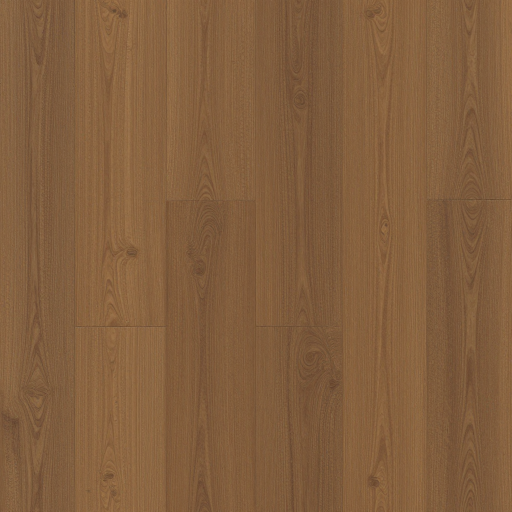
#> input picture docs/neighborhood-review/refs/v7/wood-planks.png, 1024 x 1024 px (shown at 1/2 size); the run also reads 1 picture not shown here
$ python squidward-v7-textures.py
#> lines starting #> are read from the running program, lines starting #| are printed output that depends on the picture
"""GPU 纹理的确定性裁边与颜色适配，保留原图及处理参数。"""
import hashlib,json,pathlib
from PIL import Image,ImageOps
root=pathlib.Path(__file__).resolve().parents[2]/'docs/neighborhood-review/refs/v7'
wood=Image.open(root/'wood-planks.png').convert('RGB')
#> wood is the input picture: PIL image 1024x1024 RGB; mean R, G, B 130.7, 94.7, 62
gray=ImageOps.grayscale(wood)
ImageOps.colorize(gray,(12,42,35),(76,115,86)).save(root/'green-painted-wood.png')
Image.open(root/'rug-green.png').crop((23,23,1000,1000)).save(root/'rug-surface.png')
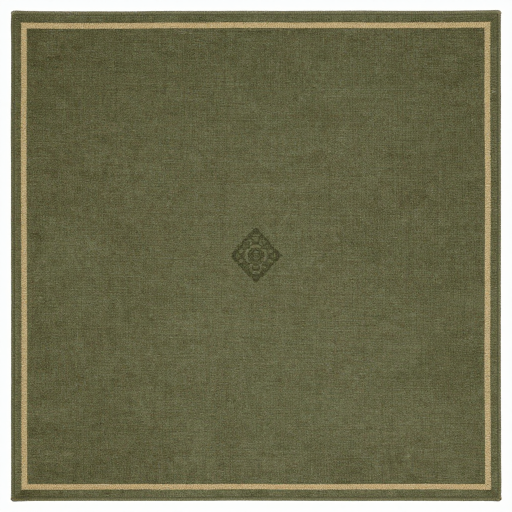
#> input picture docs/neighborhood-review/refs/v7/rug-green.png, 1024 x 1024 px (shown at 1/2 size)
tilegray=ImageOps.grayscale(Image.open(root/'tile-green.png'))
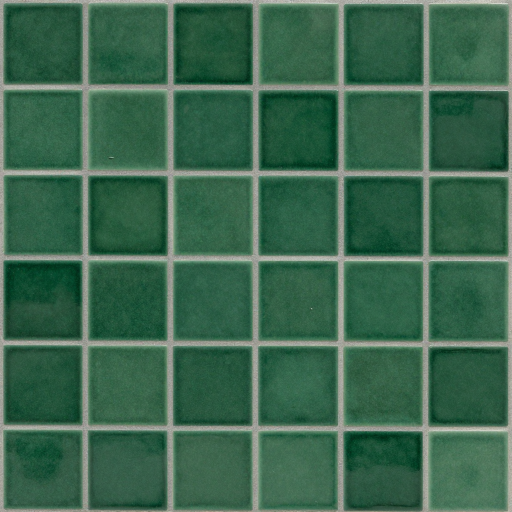
#> input picture docs/neighborhood-review/refs/v7/tile-green.png, 1024 x 1024 px (shown at 1/2 size)
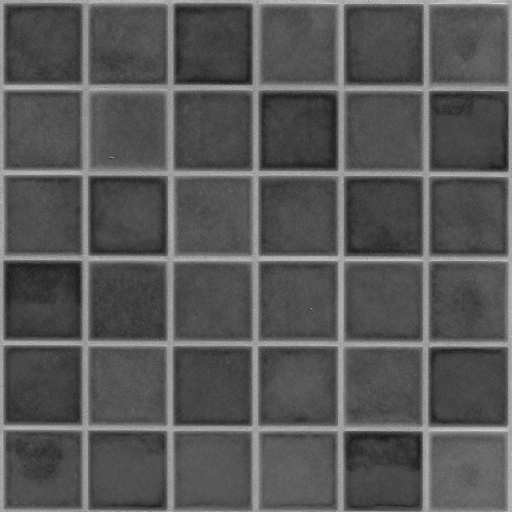
#> tilegray: PIL image 1024x1024 L (shown at 1/2 size); min 23, max 242, mean 87.2
ImageOps.colorize(tilegray,(45,63,59),(166,174,160)).save(root/'floor-tile.png')
fabricgray=ImageOps.grayscale(Image.open(root/'rug-surface.png'))
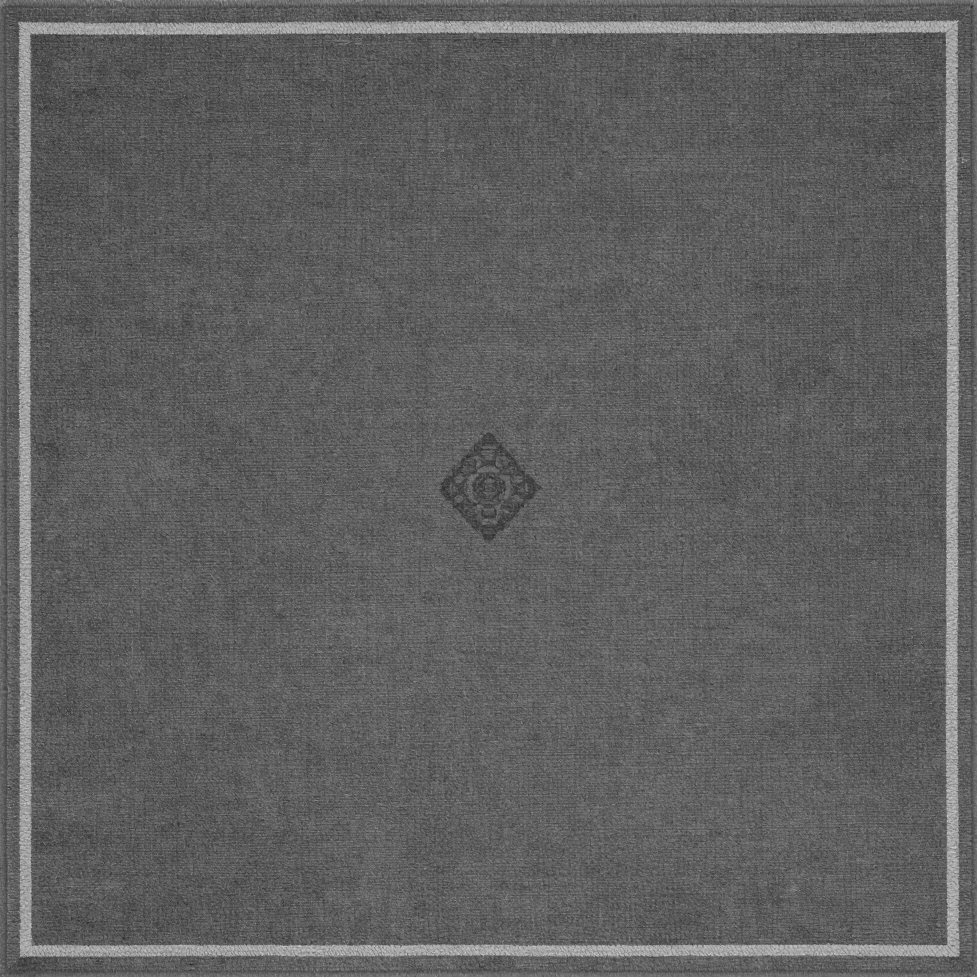
#> fabricgray: PIL image 977x977 L; min 38, max 211, mean 95.6
ImageOps.colorize(fabricgray,(20,40,65),(88,126,158)).save(root/'blue-fabric.png')
curtain=Image.open(root/'blue-fabric.png').convert('RGB')
for x in range(0,curtain.width,128):
 curtain.paste((204,213,208),(x,0,min(x+60,curtain.width),curtain.height))
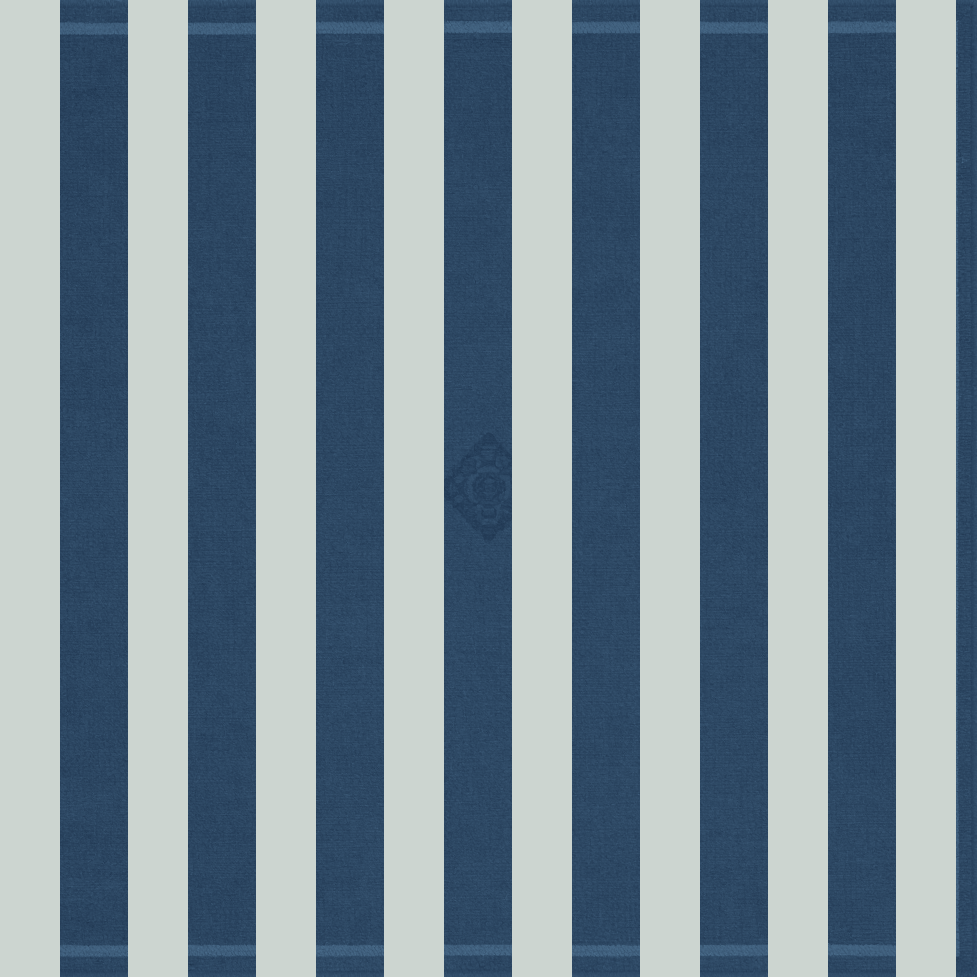
#> curtain: PIL image 977x977 RGB; mean R, G, B 123, 141, 152.5
curtain.save(root/'blue-striped-curtain.png')
stonegray=ImageOps.autocontrast(ImageOps.grayscale(Image.open(root/'stone-blue.png')),cutoff=2)
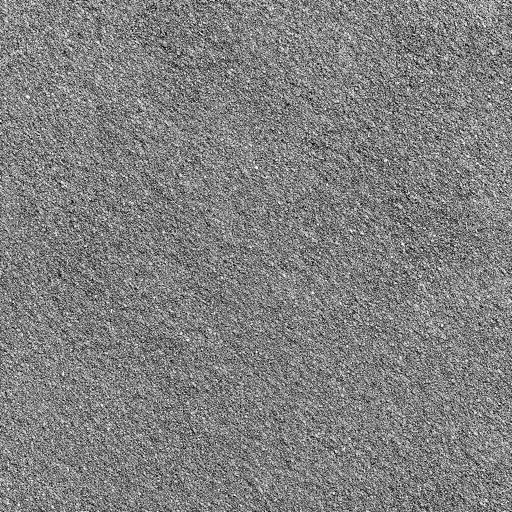
#> stonegray: PIL image 1024x1024 L (shown at 1/2 size); min 0, max 255, mean 128
ImageOps.colorize(stonegray,(19,32,48),(95,128,148)).save(root/'stone-weathered.png')
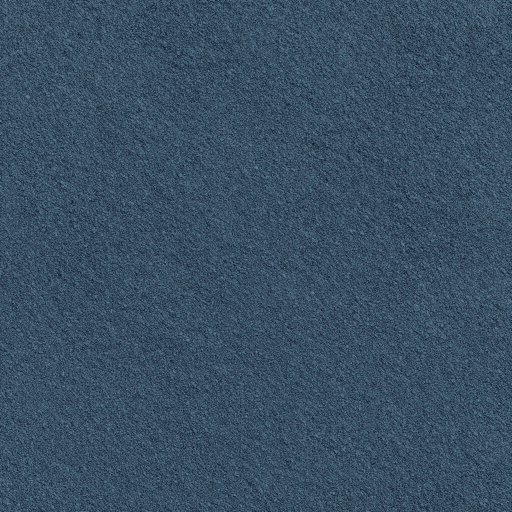
#> saved as stone-weathered.png: PIL image 1024x1024 RGB (shown at 1/2 size); mean R, G, B 56.7, 79.6, 97.7
records=[{'source':'wood-planks.png','output':'green-painted-wood.png','operation':'grayscale then colorize','black':[12,42,35],'white':[76,115,86]}, {'source':'rug-green.png','output':'rug-surface.png','operation':'crop','box':[23,23,1000,1000]}, {'source':'tile-green.png','output':'floor-tile.png','operation':'grayscale then colorize','black':[45,63,59],'white':[166,174,160]}, {'source':'rug-surface.png','output':'blue-fabric.png','operation':'grayscale then colorize','black':[20,40,65],'white':[88,126,158]}, {'source':'blue-fabric.png','output':'blue-striped-curtain.png','operation':'60px pale stripe every 128px'}]
for r in records:
 for k in ('source','output'):r[k+'SHA256']=hashlib.sha256((root/r[k]).read_bytes()).hexdigest()
records.append({'source':'stone-blue.png','output':'stone-weathered.png','operation':'grayscale, autocontrast cutoff2, colorize','black':[19,32,48],'white':[95,128,148],'sourceSHA256':hashlib.sha256((root/'stone-blue.png').read_bytes()).hexdigest(),'outputSHA256':hashlib.sha256((root/'stone-weathered.png').read_bytes()).hexdigest()})
(root/'derived-textures.json').write_text(json.dumps(records,ensure_ascii=False,indent=2),encoding='utf-8')
